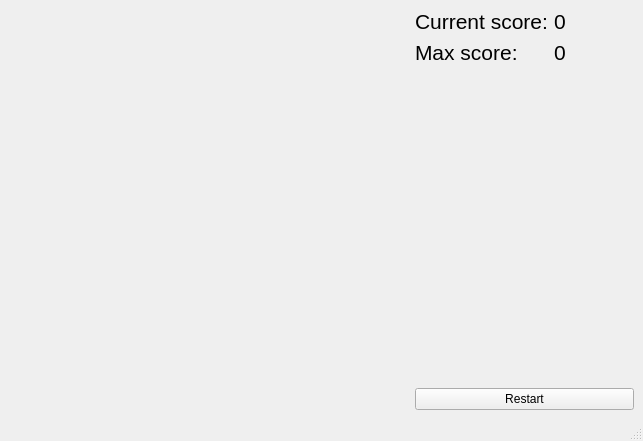
<?xml version="1.0" encoding="UTF-8"?>
<ui version="4.0">
 <class>MainWindow</class>
 <widget class="QMainWindow" name="MainWindow">
  <property name="geometry">
   <rect>
    <x>0</x>
    <y>0</y>
    <width>643</width>
    <height>441</height>
   </rect>
  </property>
  <property name="minimumSize">
   <size>
    <width>643</width>
    <height>441</height>
   </size>
  </property>
  <property name="maximumSize">
   <size>
    <width>643</width>
    <height>441</height>
   </size>
  </property>
  <property name="windowTitle">
   <string>Eliminato</string>
  </property>
  <widget class="QWidget" name="centralwidget">
   <layout class="QGridLayout" name="gridLayout_2">
    <item row="0" column="0">
     <widget class="QWidget" name="boardWidget" native="true">
      <property name="minimumSize">
       <size>
        <width>400</width>
        <height>400</height>
       </size>
      </property>
      <property name="maximumSize">
       <size>
        <width>400</width>
        <height>400</height>
       </size>
      </property>
     </widget>
    </item>
    <item row="0" column="1">
     <layout class="QVBoxLayout" name="verticalLayout">
      <item>
       <layout class="QGridLayout" name="gridLayout">
        <item row="0" column="0">
         <widget class="QLabel" name="currentScoreTextLabel">
          <property name="font">
           <font>
            <pointsize>16</pointsize>
           </font>
          </property>
          <property name="text">
           <string>Current score:</string>
          </property>
         </widget>
        </item>
        <item row="0" column="1">
         <widget class="QLabel" name="currentScoreLabel">
          <property name="font">
           <font>
            <pointsize>16</pointsize>
           </font>
          </property>
          <property name="text">
           <string>0</string>
          </property>
         </widget>
        </item>
        <item row="1" column="0">
         <widget class="QLabel" name="maxScoreTextLabel">
          <property name="font">
           <font>
            <pointsize>16</pointsize>
           </font>
          </property>
          <property name="text">
           <string>Max score:</string>
          </property>
         </widget>
        </item>
        <item row="1" column="1">
         <widget class="QLabel" name="maxScoreLabel">
          <property name="font">
           <font>
            <pointsize>16</pointsize>
           </font>
          </property>
          <property name="text">
           <string>0</string>
          </property>
         </widget>
        </item>
       </layout>
      </item>
      <item>
       <spacer name="verticalSpacer">
        <property name="orientation">
         <enum>Qt::Vertical</enum>
        </property>
        <property name="sizeHint" stdset="0">
         <size>
          <width>20</width>
          <height>98</height>
         </size>
        </property>
       </spacer>
      </item>
      <item>
       <widget class="QPushButton" name="restartButton">
        <property name="text">
         <string>Restart</string>
        </property>
       </widget>
      </item>
     </layout>
    </item>
   </layout>
  </widget>
  <widget class="QStatusBar" name="statusbar"/>
 </widget>
 <resources/>
 <connections/>
</ui>
